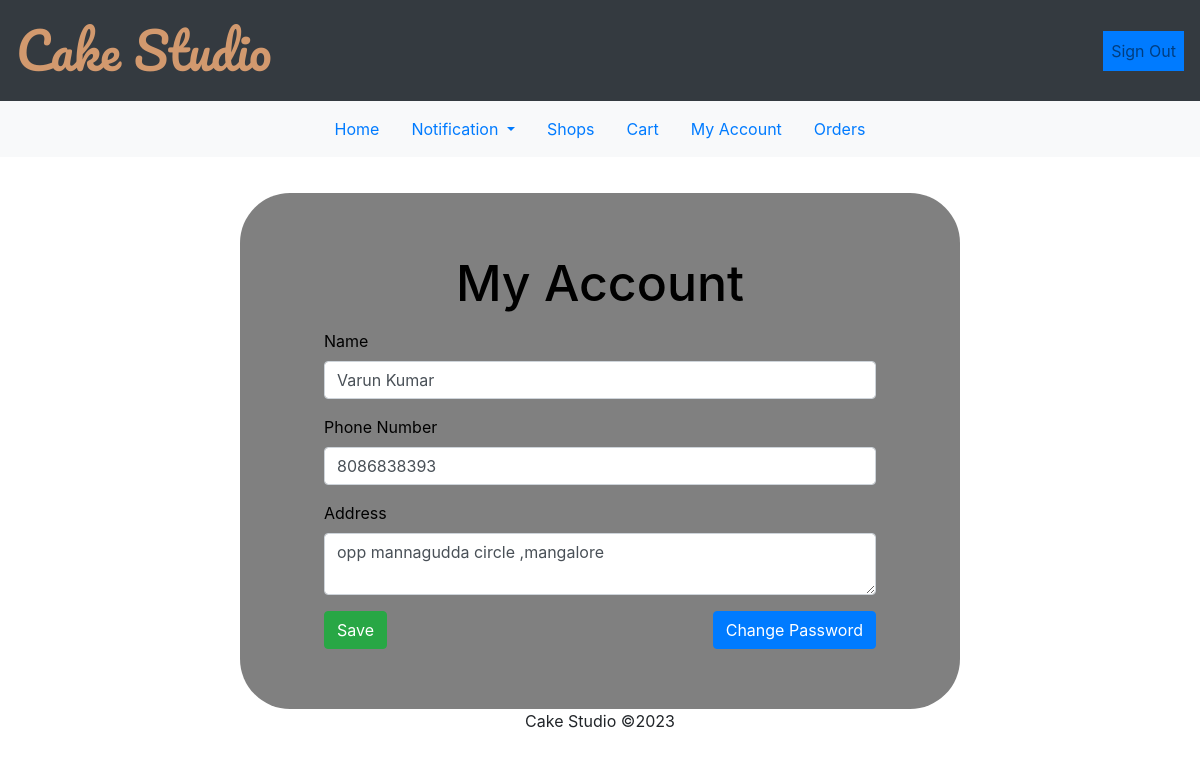
Screenshot of /useracc.php (signed in) with the database file from the repository.
### tables this page shows
CREATE TABLE `users` (
  `id` int(11) NOT NULL,
  `uname` varchar(191) NOT NULL,
  `email` varchar(191) NOT NULL,
  `passwd` varchar(255) NOT NULL,
  `phno` bigint(11) NOT NULL,
  `addr` varchar(255) NOT NULL,
  `created_at` timestamp NOT NULL DEFAULT current_timestamp(),
  `status` int(2) NOT NULL DEFAULT 1
);

### config/useraccount.php (called while the page is built, shortened)
<?php
require('connect.php');
$id=$_COOKIE['user'];
$quer="SELECT * FROM USERS WHERE id= '$id' ";
$res=mysqli_query($conn,$quer);
$data=mysqli_fetch_assoc($res);
?>

### useracc.php (the view, shortened to what this page needs)
<?php
require('config/useraccount.php');
?>
<!DOCTYPE html>
<html lang="en">
 <head>
    <link rel="stylesheet" href="https://stackpath.bootstrapcdn.com/bootstrap/4.4.1/css/bootstrap.min.css">
    <link rel="stylesheet" href="bootstrap.css" >
 </head>
<body>
   <header>
   <nav class="navbar navbar-expand-lg navbar-light bg-dark">
      <div class="navbar-brand " style="font-family: 'Pacifico', cursive; font-size:50px; color:#d2996e;">Cake Studio</div>
        <div class="collapse navbar-collapse" id="navbarSupportedContent">
          <ul class="navbar-nav ml-auto">
            <li class="nav-item btn-primary ">
              <a class="nav-link" href="config/logout.php">Sign Out</a>
            </li>
          </ul>
        </div>
        </nav>
  </header>
  <nav class="navbar navbar-expand-lg navbar-light bg-light">
<ul class="nav justify-content-center" style="margin: auto;">
  <li class="nav-item">
    <a class="nav-link " href="dashboard.php">Home</a>
  </li>
  <li class="nav-item dropdown">
     <a class="nav-link dropdown-toggle" href="#" id="dropdown01" data-toggle="dropdown" aria-haspopup="true" aria-expanded="false">Notification
        </a>
    </li>
  <li class="nav-item">
    <a class="nav-link" href="shops.php">Shops</a>
  </li>
  <li class="nav-item">
    <a class="nav-link" href="cart.php">Cart</a>
  </li>
  <li class="nav-item">
    <a class="nav-link  active" href="useracc.php">My Account</a>
  </li>
  <li class="nav-item">
    <a class="nav-link" href="myorders.php">Orders</a>
  </li>
</ul>
  </nav>
  <div style="margin:auto; margin-top:3%; padding:5% 7%; width: 60%; background-color:grey; border-radius:50px;">
  <form action="<?php echo $_SERVER['PHP_SELF'] ?>" method="POST" style="color: black;box-sizing: border-box;">
  <h2 style=" font-size:50px; color:#000; text-align:center">My Account</h2>
  <div class="form-group">
      <label for="firstname">Name</label>
      <input type="text" class="form-control" name="fname"  value="<?php echo $data['uname']; ?>"  >
  </div>
    <div class="form-group ">
      <label for="phone">Phone Number</label>
      <input type="text" class="form-control"  name="phno" value="<?php echo $data['phno']; ?>">
    </div>
  <div class="form-group">
    <label for="Address">Address</label>
    <textarea class="form-control" name="address"><?php echo $data['addr']; ?></textarea>
  </div>
  <button type="submit" value="submit" name="submit" class="btn btn-success ">Save</button>
  <div class="float-right">
  <button type="submit" value="passwd" name="passwd" class="btn btn-primary">Change Password</button>
  </div>
 </form>
 </div>
<footer>
<p class="text-center">Cake Studio &copy;2023</p>
</footer>
</body>
</html>

### rows the page displays
users: fname "Varun Kumar", phno "8086838393", address "opp mannagudda circle ,mangalore"
